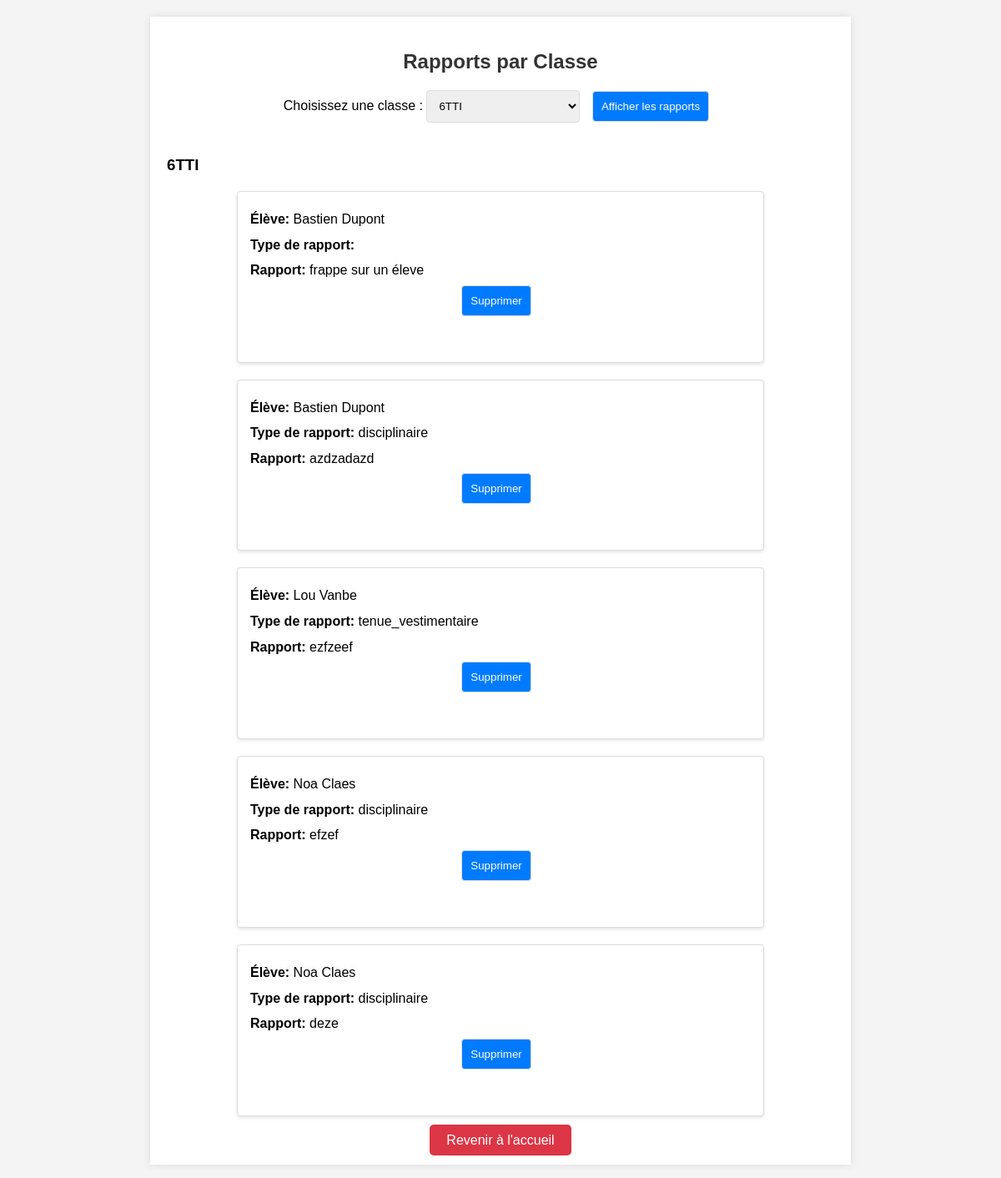
Page /rapports_profs.php?classe=6TTI on the earlier database version.
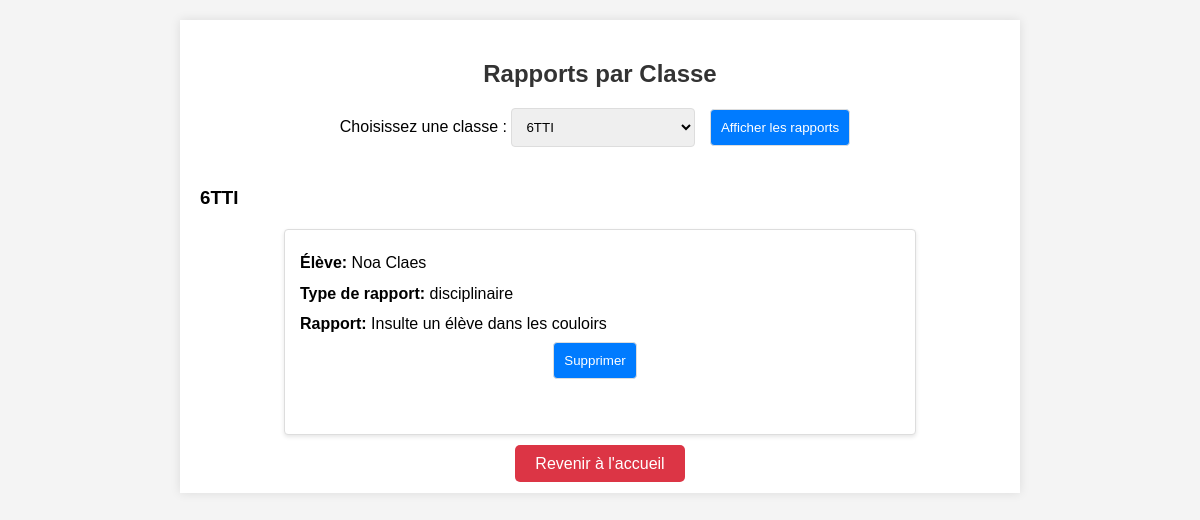
Same page on the later database version.
### tables this page shows
CREATE TABLE IF NOT EXISTS `rapport` (
  `ID` int(11) NOT NULL AUTO_INCREMENT,
  `eleve` varchar(100) NOT NULL,
  `classe` varchar(20) NOT NULL,
  `rapport` varchar(500) NOT NULL,
  `type` varchar(50) NOT NULL,
  PRIMARY KEY (`ID`)
);

### rapports_profs.php (the view, shortened to what this page needs)
<?php
@include 'config.php';
$queryClasses = "SELECT DISTINCT classe FROM rapport ORDER BY classe";
$resultClasses = $conn->query($queryClasses);
$classe_choisie = isset($_GET['classe']) ? $_GET['classe'] : '';
$toutes_classes = ($classe_choisie && $classe_choisie === 'toutes') ? true : false;
$queryRapports = $toutes_classes ? "SELECT id, classe, eleve, rapport, type FROM rapport ORDER BY classe, eleve" : ($classe_choisie ? "SELECT id, classe, eleve, rapport, type FROM rapport WHERE classe = '". $conn->real_escape_string($classe_choisie) ."' ORDER BY eleve" : '');
$resultRapports = ($classe_choisie || $toutes_classes) ? $conn->query($queryRapports) : null;
$rapportsParClasse = [];
if ($resultRapports && $resultRapports->num_rows > 0) {
    while ($row = $resultRapports->fetch_assoc()) {
        if (isset($row["classe"])) {
            $rapportsParClasse[$row["classe"]][] = $row;
        }
    }
}
?>
<!DOCTYPE html>
<html lang="fr">
<head>
</head>
<body>
    <div class="container">
        <h2>Rapports par Classe</h2>
        <form action="" method="get">
            <label for="classe">Choisissez une classe :</label>
            <select name="classe" id="classe">
                <?php
                if ($resultClasses->num_rows > 0) {
                    while ($row = $resultClasses->fetch_assoc()) {
                        $classe = $row["classe"];
                        $selected = ($classe === $classe_choisie) ? 'selected' : '';
                        echo "<option value='$classe' $selected>$classe</option>";
                    }
                }
                ?>
            </select>
            <input type="submit" value="Afficher les rapports">
        </form>
        <?php
        if ($classe_choisie || $toutes_classes) {
            if ($rapportsParClasse) {
                foreach ($rapportsParClasse as $classe => $rapports) {
                    echo "<h3>$classe</h3>";
                    foreach ($rapports as $rapport) {
                        echo "<div class='rapport-card'>";
                        echo "<p><strong>Élève:</strong> " . $rapport["eleve"] . "</p>";
                        echo "<p><strong>Type de rapport:</strong> " . $rapport["type"] . "</p>";
                        echo "<p><strong>Rapport:</strong> " . $rapport["rapport"] . "</p>";
                        echo "<form method='post'>";
                        echo "<input type='submit' value='Supprimer' onclick='return confirm(\"Êtes-vous sûr de vouloir supprimer ce rapport ?\")'>";
                        echo "</form>";
                        echo "</div>";
                    }
                }
            } else {
                echo "<p>Aucun rapport trouvé.</p>";
            }
        } else {
            echo "<p>Veuillez sélectionner une classe.</p>";
        }
        ?>
        <div class="button-container">
            <a href="admin_page.php" class="back-button">Revenir à l'accueil</a>
        </div>
    </div>
</body>
</html>

### rapports_profs.php (style rules this page uses)
body { font-family: 'Arial', sans-serif; background-color: #f4f4f4; margin: 0; padding: 20px; }
.container { max-width: 800px; margin: auto; background: white; padding: 20px; box-shadow: 0 0 10px rgba(0, 0, 0, 0.1); }
h2 { color: #333; text-align: center; margin-bottom: 20px; }
form { margin-bottom: 40px; text-align: center; }
select, input[type="submit"] { padding: 10px; margin-right: 10px; border: 1px solid #ddd; border-radius: 4px; }
input[type="submit"] { background-color: #007bff; color: white; cursor: pointer; }
.rapport-card { background-color: #fff; border: 1px solid #ddd; border-radius: 4px; padding: 15px; margin: 20px auto; max-width: 600px; box-shadow: 0 2px 4px rgba(0, 0, 0, 0.1); }
.rapport-card p { margin: 5px 0; line-height: 1.6; }
.button-container { text-align: center; margin-top: 20px; }
.back-button { padding: 10px 20px; background-color: #dc3545; color: white; text-decoration: none; border-radius: 5px; font-size: 16px; }

Differences in the rows shown:
removed rapport: eleve "Bastien Dupont", rapport "frappe sur un éleve"
removed rapport: eleve "Bastien Dupont", type "disciplinaire", rapport "azdzadazd"
no longer on this page (row edited): rapport: eleve "Lou Vanbe", type "tenue_vestimentaire", rapport "ezfzeef"
removed rapport: eleve "Noa Claes", type "disciplinaire", rapport "efzef"
changed rapport "Noa Claes": rapport "deze" → "Insulte un élève dans les couloirs"
